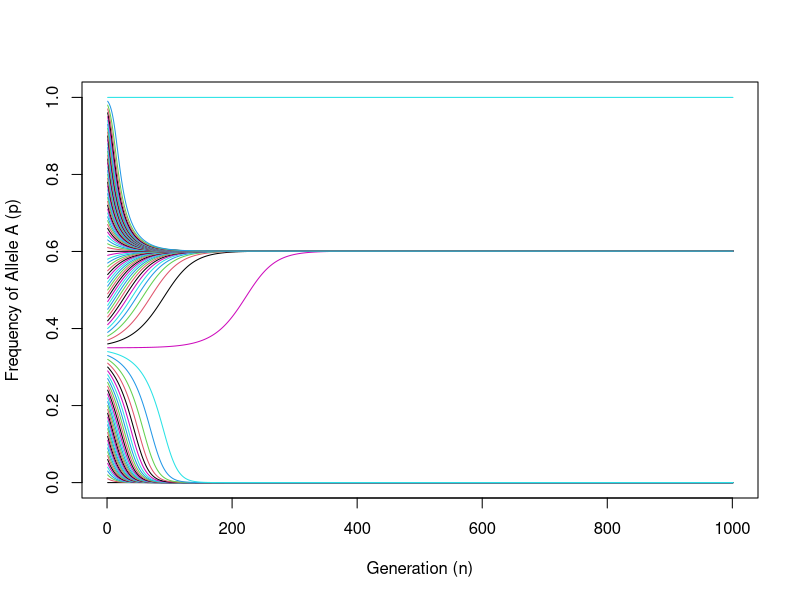
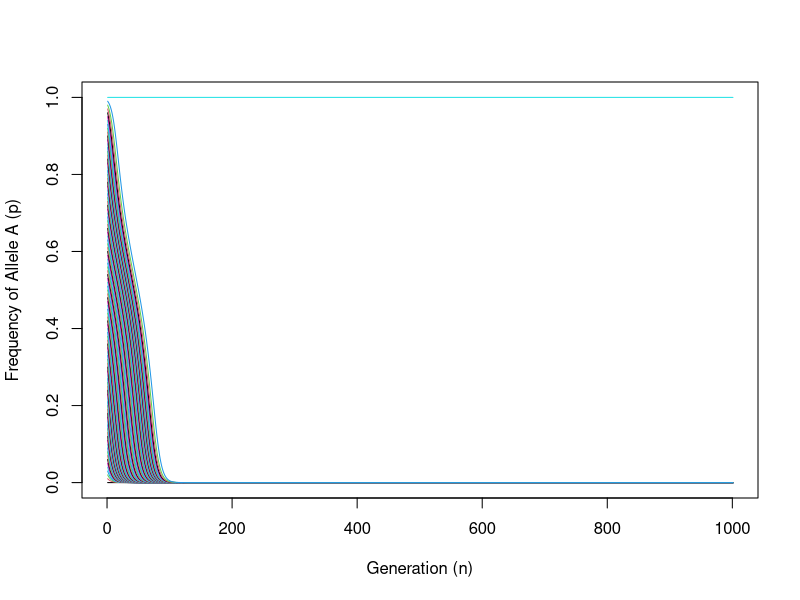
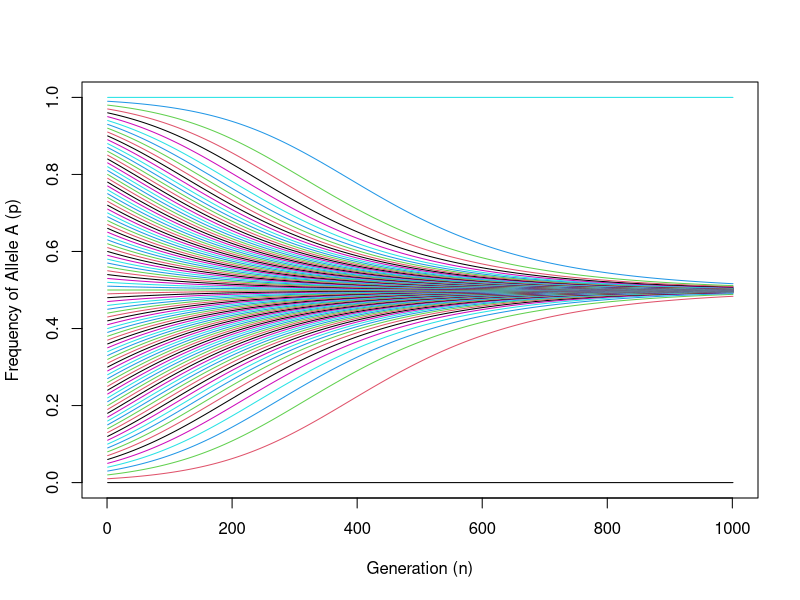

R code for these plots, in order:
## ---- chunk 1
knitr::opts_chunk$set(fig.path='{{ site.url }}/images/spatially-variable-selection-')
## ---- chunk 2
rm(list=ls(all=TRUE))

ngens=1001

# initialize vector for solution
# set initial conditions
p=seq(0.0,1,by=.01);
pvals=matrix(nrow=ngens,ncol=length(p));
pvals[1,]=p;

# set initial conditions
c1=0.5; c2=0.5;
# niche 1
W.AA.1=2; W.Aa.1=1; W.aa.1=1.1; 
# niche 2
W.AA.2=0.5; W.Aa.2=1; W.aa.2=1.1;

# initialize vectors for allele frequencies
W.A.1=numeric(ngens)
W.1=numeric(ngens)
W.A.2=numeric(ngens)
W.2=numeric(ngens)

# write for loop to project through 50 generations
for(i in 1:length(p)){
  for(j in 2:ngens) {
  pnow = pvals[j-1,i]
  W.A.1=pnow*W.AA.1+(1-pnow)*W.Aa.1;
  W.1=(pnow^2)*W.AA.1+2*pnow*(1-pnow)*W.Aa.1+((1-pnow)^2)*W.aa.1;
  W.A.2=pnow*W.AA.2+(1-pnow)*W.Aa.2;
  W.2=(pnow^2)*W.AA.2+2*pnow*(1-pnow)*W.Aa.2+((1-pnow)^2)*W.aa.2;
  pvals[j,i]=sum(c1*pnow*(W.A.1/W.1),c2*pnow*(W.A.2/W.2))
}
}

matplot(1:ngens,pvals,type="o",lty=1,xlim=c(0,ngens),
        pch=rep(NA,length(p)),
        ylab="Frequency of Allele A (p)",xlab="Generation (n)");
## ---- chunk 3
rm(list=ls(all=TRUE))

ngens=1001

# initialize vector for solution
# set initial conditions
p=seq(0.0,1,by=.01);
pvals=matrix(nrow=ngens,ncol=length(p));
pvals[1,]=p;

# set initial conditions
c1=0.5; c2=0.5;
# niche 1
W.AA.1=2; W.Aa.1=1; W.aa.1=1.2; 
# niche 2
W.AA.2=0.5; W.Aa.2=1; W.aa.2=1.2;

# initialize vectors for allele frequencies
W.A.1=numeric(ngens)
W.1=numeric(ngens)
W.A.2=numeric(ngens)
W.2=numeric(ngens)

# write for loop to project through 50 generations
for(i in 1:length(p)){
  for(j in 2:ngens) {
  pnow = pvals[j-1,i]
  W.A.1=pnow*W.AA.1+(1-pnow)*W.Aa.1;
  W.1=(pnow^2)*W.AA.1+2*pnow*(1-pnow)*W.Aa.1+((1-pnow)^2)*W.aa.1;
  W.A.2=pnow*W.AA.2+(1-pnow)*W.Aa.2;
  W.2=(pnow^2)*W.AA.2+2*pnow*(1-pnow)*W.Aa.2+((1-pnow)^2)*W.aa.2;
  pvals[j,i]=sum(c1*pnow*(W.A.1/W.1),c2*pnow*(W.A.2/W.2))
}
}

matplot(1:ngens,pvals,type="o",lty=1,xlim=c(0,ngens),
        pch=rep(NA,length(p)),
        ylab="Frequency of Allele A (p)",xlab="Generation (n)");
## ---- chunk 4
rm(list=ls(all=TRUE))

ngens=1001

# initialize vector for solution
# set initial conditions
p=seq(0.0,1,by=.01);
pvals=matrix(nrow=ngens,ncol=length(p));
pvals[1,]=p;

# set initial conditions
c1=0.5; c2=0.5;
# niche 1
W.AA.1=1.1; W.Aa.1=1; W.aa.1=.9; 
# niche 2
W.AA.2=.9; W.Aa.2=1; W.aa.2=1.1;

# initialize vectors for allele frequencies
W.A.1=numeric(ngens)
W.1=numeric(ngens)
W.A.2=numeric(ngens)
W.2=numeric(ngens)

# write for loop to project through 50 generations
for(i in 1:length(p)){
  for(j in 2:ngens) {
  pnow = pvals[j-1,i]
  W.A.1=pnow*W.AA.1+(1-pnow)*W.Aa.1;
  W.1=(pnow^2)*W.AA.1+2*pnow*(1-pnow)*W.Aa.1+((1-pnow)^2)*W.aa.1;
  W.A.2=pnow*W.AA.2+(1-pnow)*W.Aa.2;
  W.2=(pnow^2)*W.AA.2+2*pnow*(1-pnow)*W.Aa.2+((1-pnow)^2)*W.aa.2;
  pvals[j,i]=sum(c1*pnow*(W.A.1/W.1),c2*pnow*(W.A.2/W.2))
}
}

matplot(1:ngens,pvals,type="o",lty=1,xlim=c(0,ngens),
        pch=rep(NA,length(p)),
        ylab="Frequency of Allele A (p)",xlab="Generation (n)");
